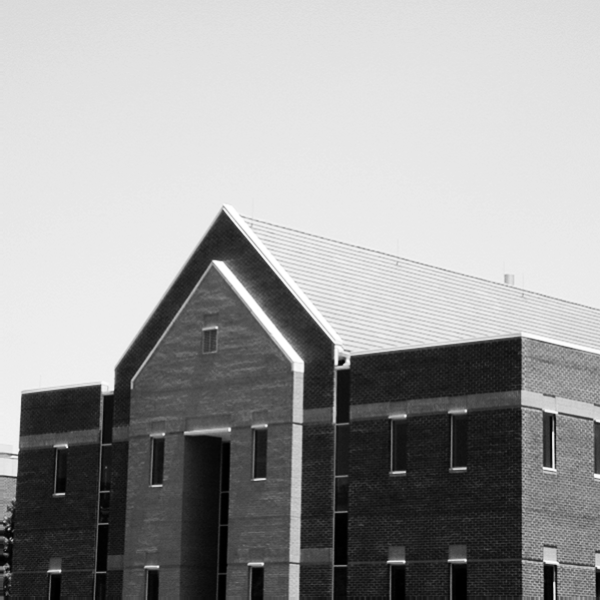
#> input picture HW25/HW25_3/building.tif, 600 x 600 px
$ python Building.py
#> lines starting #> are read from the running program, lines starting #| are printed output that depends on the picture
import cv2
import numpy as np

img    = cv2.imread("building.tif" , 0)
#> img is the input picture: shape (600, 600); min 0, max 255, mean 155.8
img1   = cv2.imread("building.tif" , 0)
result = np.zeros(img.shape)
result1= np.zeros(img.shape)
mask   = np.array([[-1 , 0 , 1],
                  [-1 , 0 , 1],
                  [-1 , 0 , 1]] )

mask1  = np.array([[-1 , -1 , -1],
                   [0 , 0 , 0],
                   [1 , 1 , 1]] )

rows , cols = img.shape
#> rows = 600; cols = 600

for i in range(1,rows-1):
    for j in range(1,cols-1):
        small_img = img[i-1:i+2 , j-1:j+2]
        result[i ,j] = np.sum (small_img * mask)
        small_img1 = img1[i-1:i+2 , j-1:j+2]
        result1[i ,j] = np.sum (small_img1 * mask1)
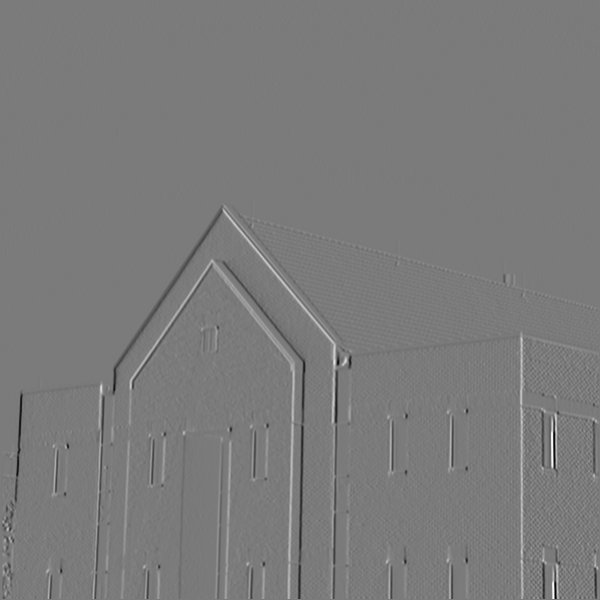
#> result: shape (600, 600) float64; min -649, max 693, mean -0.2; drawn with min black and max white
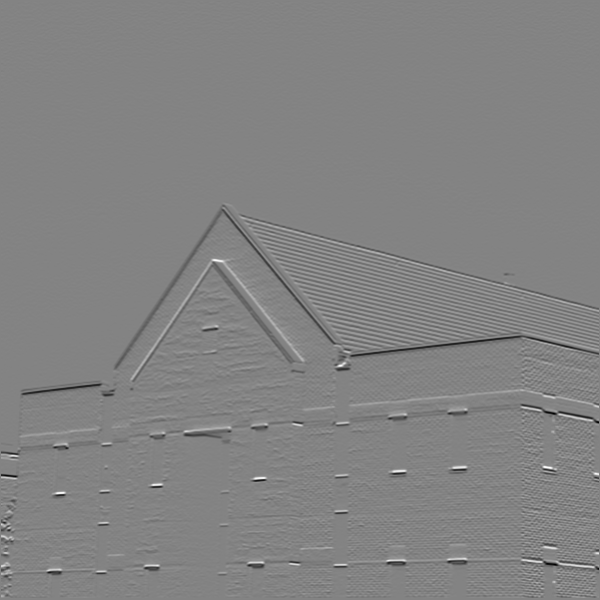
#> result1: shape (600, 600) float64; min -571, max 537, mean -1.7; drawn with min black and max white


cv2.imwrite("result1.jpg" , result)
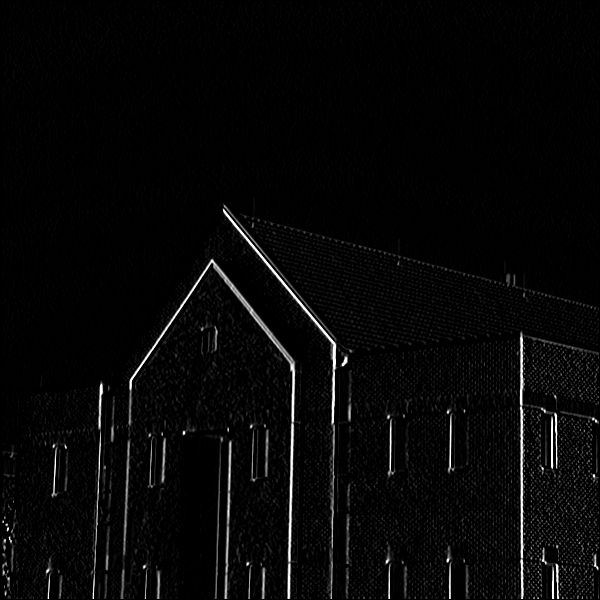
#> saved as result1.jpg: shape (600, 600); min 0, max 255, mean 7.1
cv2.imwrite("result2.jpg" , result1)
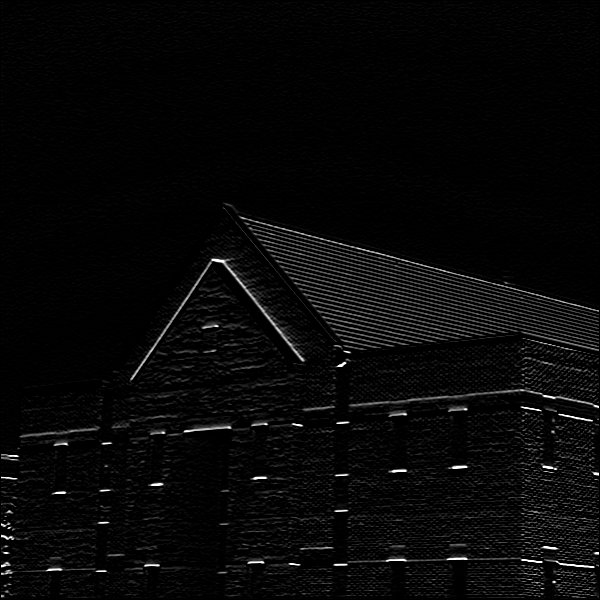
#> saved as result2.jpg: shape (600, 600); min 0, max 255, mean 7.9
